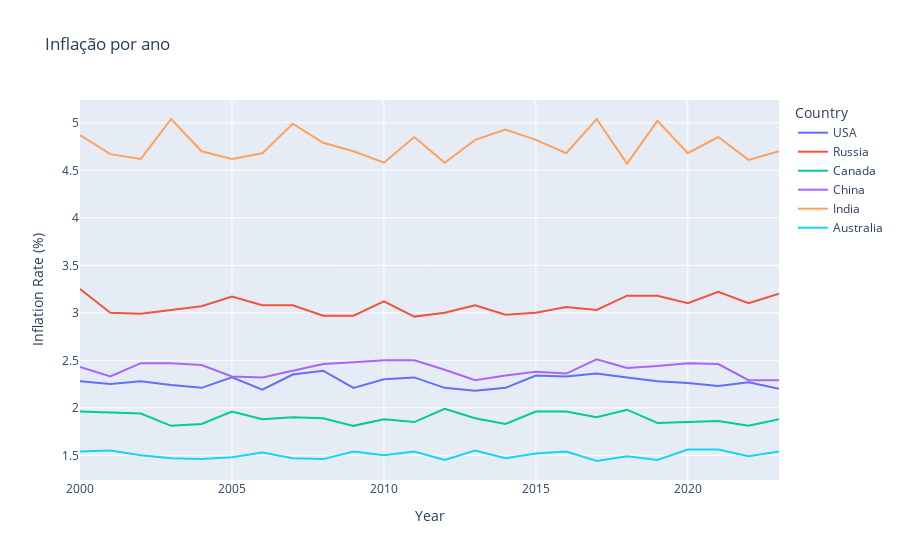

The notebook cell this image was saved under:
### Code cell
fig=px.line(df,x='Year',y='Inflation Rate (%)',color='Country',title='Inflação por ano')
fig.show()

### Figure 1 — Plotly figure (JSON) as saved in the notebook; plotly's stock layout.template omitted (floating-point values rounded to 4 significant figures)
{"data": [{"hovertemplate": "Country=USA<br>Year=%{x}<br>Inflation Rate (%)=%{y}<extra></extra>", "legendgroup": "USA", "line": {"color": "#636efa", "dash": "solid"}, "marker": {"symbol": "circle"}, "mode": "lines", "name": "USA", "orientation": "v", "showlegend": true, "type": "scatter", "x": [2000, 2001, 2002, 2003, 2004, 2005, 2006, 2007, 2008, 2009, 2010, 2011, 2012, 2013, 2014, 2015, 2016, 2017, 2018, 2019, 2020, 2021, 2022, 2023], "xaxis": "x", "y": [2.28, 2.25, 2.28, 2.24, 2.21, 2.32, 2.19, 2.35, 2.39, 2.21, 2.3, 2.32, 2.21, 2.18, 2.21, 2.34, 2.33, 2.36, 2.32, 2.28, 2.26, 2.23, 2.27, 2.2], "yaxis": "y"}, {"hovertemplate": "Country=Russia<br>Year=%{x}<br>Inflation Rate (%)=%{y}<extra></extra>", "legendgroup": "Russia", "line": {"color": "#EF553B", "dash": "solid"}, "marker": {"symbol": "circle"}, "mode": "lines", "name": "Russia", "orientation": "v", "showlegend": true, "type": "scatter", "x": [2000, 2001, 2002, 2003, 2004, 2005, 2006, 2007, 2008, 2009, 2010, 2011, 2012, 2013, 2014, 2015, 2016, 2017, 2018, 2019, 2020, 2021, 2022, 2023], "xaxis": "x", "y": [3.25, 3, 2.99, 3.03, 3.07, 3.17, 3.08, 3.08, 2.97, 2.97, 3.12, 2.96, 3, 3.08, 2.98, 3, 3.06, 3.03, 3.18, 3.18, 3.1, 3.22, 3.1, 3.2], "yaxis": "y"}, {"hovertemplate": "Country=Canada<br>Year=%{x}<br>Inflation Rate (%)=%{y}<extra></extra>", "legendgroup": "Canada", "line": {"color": "#00cc96", "dash": "solid"}, "marker": {"symbol": "circle"}, "mode": "lines", "name": "Canada", "orientation": "v", "showlegend": true, "type": "scatter", "x": [2000, 2001, 2002, 2003, 2004, 2005, 2006, 2007, 2008, 2009, 2010, 2011, 2012, 2013, 2014, 2015, 2016, 2017, 2018, 2019, 2020, 2021, 2022, 2023], "xaxis": "x", "y": [1.96, 1.95, 1.94, 1.81, 1.83, 1.96, 1.88, 1.9, 1.89, 1.81, 1.88, 1.85, 1.99, 1.89, 1.83, 1.96, 1.96, 1.9, 1.98, 1.84, 1.85, 1.86, 1.81, 1.88], "yaxis": "y"}, {"hovertemplate": "Country=China<br>Year=%{x}<br>Inflation Rate (%)=%{y}<extra></extra>", "legendgroup": "China", "line": {"color": "#ab63fa", "dash": "solid"}, "marker": {"symbol": "circle"}, "mode": "lines", "name": "China", "orientation": "v", "showlegend": true, "type": "scatter", "x": [2000, 2001, 2002, 2003, 2004, 2005, 2006, 2007, 2008, 2009, 2010, 2011, 2012, 2013, 2014, 2015, 2016, 2017, 2018, 2019, 2020, 2021, 2022, 2023], "xaxis": "x", "y": [2.43, 2.33, 2.47, 2.47, 2.45, 2.33, 2.32, 2.39, 2.46, 2.48, 2.5, 2.5, 2.4, 2.29, 2.34, 2.38, 2.36, 2.51, 2.42, 2.44, 2.47, 2.46, 2.29, 2.29], "yaxis": "y"}, {"hovertemplate": "Country=India<br>Year=%{x}<br>Inflation Rate (%)=%{y}<extra></extra>", "legendgroup": "India", "line": {"color": "#FFA15A", "dash": "solid"}, "marker": {"symbol": "circle"}, "mode": "lines", "name": "India", "orientation": "v", "showlegend": true, "type": "scatter", "x": [2000, 2001, 2002, 2003, 2004, 2005, 2006, 2007, 2008, 2009, 2010, 2011, 2012, 2013, 2014, 2015, 2016, 2017, 2018, 2019, 2020, 2021, 2022, 2023], "xaxis": "x", "y": [4.87, 4.67, 4.62, 5.04, 4.7, 4.62, 4.68, 4.99, 4.79, 4.7, 4.58, 4.85, 4.58, 4.82, 4.93, 4.82, 4.68, 5.04, 4.57, 5.02, 4.68, 4.85, 4.61, 4.7], "yaxis": "y"}, {"hovertemplate": "Country=Australia<br>Year=%{x}<br>Inflation Rate (%)=%{y}<extra></extra>", "legendgroup": "Australia", "line": {"color": "#19d3f3", "dash": "solid"}, "marker": {"symbol": "circle"}, "mode": "lines", "name": "Australia", "orientation": "v", "showlegend": true, "type": "scatter", "x": [2000, 2001, 2002, 2003, 2004, 2005, 2006, 2007, 2008, 2009, 2010, 2011, 2012, 2013, 2014, 2015, 2016, 2017, 2018, 2019, 2020, 2021, 2022, 2023], "xaxis": "x", "y": [1.54, 1.55, 1.5, 1.47, 1.46, 1.48, 1.53, 1.47, 1.46, 1.54, 1.5, 1.54, 1.45, 1.55, 1.47, 1.52, 1.54, 1.44, 1.49, 1.45, 1.56, 1.56, 1.49, 1.54], "yaxis": "y"}], "layout": {"autosize": true, "legend": {"title": {"text": "Country"}, "tracegroupgap": 0}, "title": {"text": "Inflação por ano"}, "xaxis": {"anchor": "y", "autorange": true, "domain": [0, 1], "range": [2000, 2023], "title": {"text": "Year"}, "type": "linear"}, "yaxis": {"anchor": "x", "autorange": true, "domain": [0, 1], "range": [1.24, 5.24], "title": {"text": "Inflation Rate (%)"}, "type": "linear"}}}
